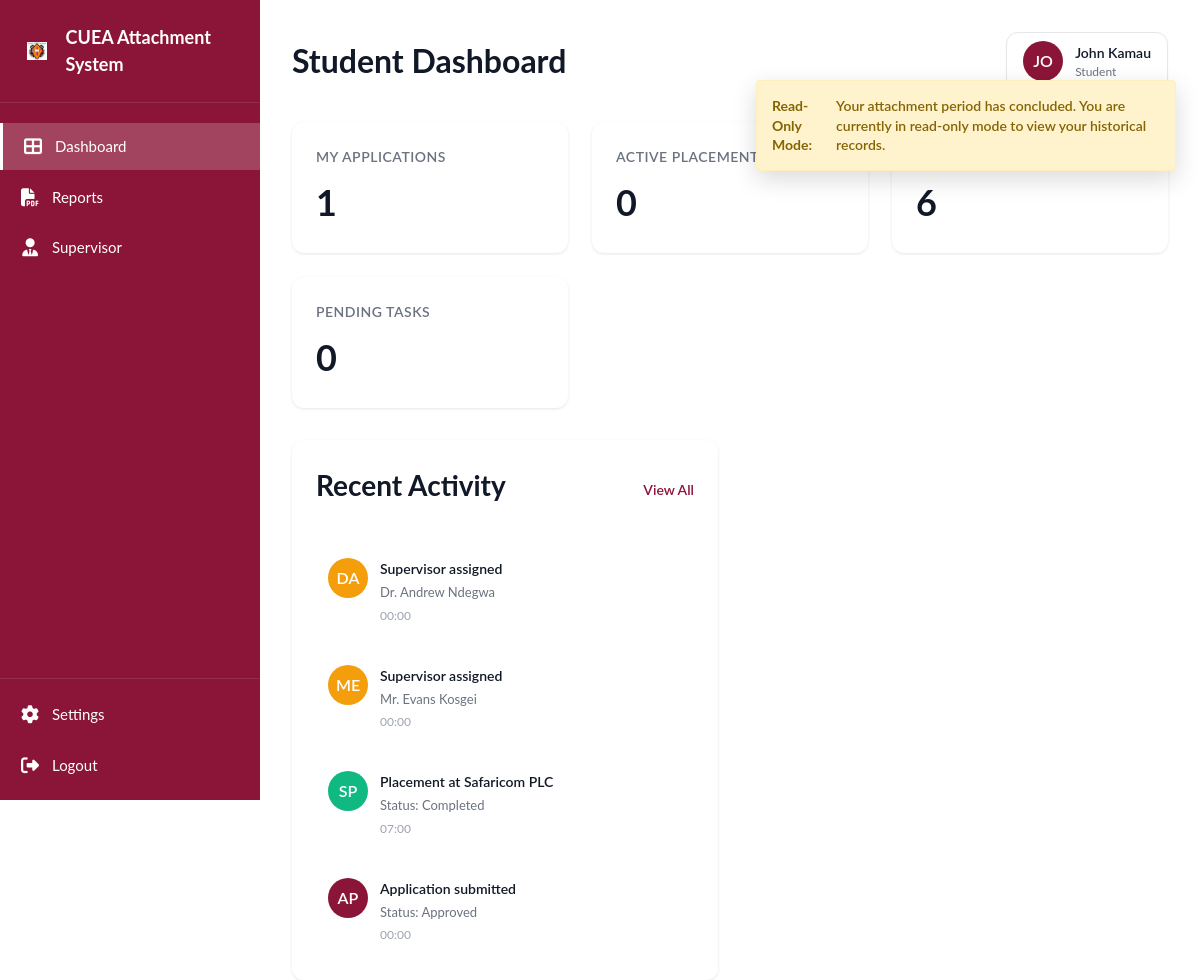
The page /student/dashboard (signed in) on the database its author committed.
### tables this page shows
CREATE TABLE `lecturer` (
  `LecturerID` int(11) NOT NULL,
  `UserID` int(11) DEFAULT NULL,
  `StaffNumber` varchar(30) DEFAULT NULL,
  `Name` varchar(100) DEFAULT NULL,
  `Department` varchar(100) DEFAULT NULL,
  `Faculty` varchar(100) DEFAULT NULL,
  `Role` varchar(100) DEFAULT NULL,
  `Email` varchar(100) DEFAULT NULL
);

CREATE TABLE `attachment` (
  `AttachmentID` int(11) NOT NULL,
  `StudentID` int(11) DEFAULT NULL,
  `HostOrgID` int(11) DEFAULT NULL,
  `StartDate` date DEFAULT NULL,
  `EndDate` date DEFAULT NULL,
  `ClearanceStatus` varchar(20) DEFAULT NULL,
  `AttachmentStatus` varchar(20) DEFAULT NULL,
  `AssessmentCode` varchar(50) DEFAULT NULL,
  `ClearedAt` timestamp NULL DEFAULT NULL
);

CREATE TABLE `hostorganization` (
  `HostOrgID` int(11) NOT NULL,
  `UserID` int(11) DEFAULT NULL,
  `OrganizationName` varchar(150) NOT NULL,
  `ContactPerson` varchar(100) DEFAULT NULL,
  `Email` varchar(100) DEFAULT NULL,
  `PhoneNumber` varchar(20) DEFAULT NULL,
  `PhysicalAddress` varchar(200) DEFAULT NULL
);

### app/Models/Student.php (called while the page is built, shortened)
<?php
class Student {
    private $conn;
    public function __construct() {
        $this->db = new Database();
        $this->conn = $this->db->connect();
    }
    public function getDashboardStats($studentId) {
        $stats = [];
        $stmt = $this->conn->prepare("SELECT COUNT(*) as count FROM attachmentapplication WHERE StudentID = ?");
        $stmt->bind_param("i", $studentId);
        $stmt->execute();
        $stats['myApplications'] = $stmt->get_result()->fetch_assoc()['count'] ?? 0;
        $stmt = $this->conn->prepare("SELECT COUNT(*) as count FROM attachment WHERE StudentID = ? AND AttachmentStatus = 'Active'");
        $stmt->bind_param("i", $studentId);
        $stmt->execute();
        $stats['activePlacement'] = $stmt->get_result()->fetch_assoc()['count'] ?? 0;
        $result = $this->conn->query("SELECT COUNT(*) as count FROM attachmentopportunity WHERE Status = 'Active' AND ApplicationEndDate >= CURDATE() AND ApplicationStartDate <= CURDATE()");
        $stats['availableOpportunities'] = $result->fetch_assoc()['count'] ?? 0;
        $stmt = $this->conn->prepare("SELECT
            (SELECT COUNT(*) FROM logbook lb JOIN attachment a ON lb.AttachmentID = a.AttachmentID WHERE a.StudentID = ? AND lb.Status = 'Pending') +
            (SELECT COUNT(*) FROM finalreport fr JOIN attachment a ON fr.AttachmentID = a.AttachmentID WHERE a.StudentID = ? AND fr.Status = 'Pending') as count");
        $stmt->bind_param("ii", $studentId, $studentId);
        $stmt->execute();
        $stats['pendingTasks'] = $stmt->get_result()->fetch_assoc()['count'] ?? 0;
        return $stats;
    }
    public function getRecentActivities($studentId) {
        $activities = [];
        $stmt = $this->conn->prepare("SELECT ApplicationDate, ApplicationStatus FROM attachmentapplication WHERE StudentID = ? ORDER BY ApplicationDate DESC LIMIT 3");
        $stmt->bind_param("i", $studentId);
        $stmt->execute();
        $result = $stmt->get_result();
        while ($row = $result->fetch_assoc()) {
            $activities[] = [
                'avatar' => \App\Core\Helpers::getAvatar('Application', '#8B1538', '#fff', 'activity-avatar'),
                'title' => 'Application submitted',
                'description' => 'Status: ' . htmlspecialchars($row['ApplicationStatus'] ?? 'Pending'),
                'time' => $row['ApplicationDate']
            ];
        }
        $stmt = $this->conn->prepare(
            "SELECT ho.OrganizationName, a.StartDate, a.AttachmentStatus, a.ClearedAt FROM attachment a JOIN hostorganization ho ON a.HostOrgID = ho.HostOrgID WHERE a.StudentID = ? ORDER BY a.StartDate DESC LIMIT 3"
        );
        $stmt->bind_param("i", $studentId);
        $stmt->execute();
        $result = $stmt->get_result();
        while ($row = $result->fetch_assoc()) {
            $timestamp = $row['ClearedAt'] ?? $row['StartDate'];
            $activities[] = [
                'avatar' => \App\Core\Helpers::getAvatar($row['OrganizationName'], '#10b981', '#fff', 'activity-avatar'),
                'title' => 'Placement at ' . htmlspecialchars($row['OrganizationName']),
                'description' => 'Status: ' . htmlspecialchars($row['AttachmentStatus'] ?? ''),
                'time' => $timestamp
            ];
        }
        $stmt = $this->conn->prepare("SELECT l.Name as LecturerName, a.StartDate FROM supervision su JOIN attachment a ON su.AttachmentID = a.AttachmentID JOIN lecturer l ON su.LecturerID = l.LecturerID WHERE a.StudentID = ? ORDER BY a.StartDate DESC LIMIT 3");
        $stmt->bind_param("i", $studentId);
        $stmt->execute();
        $result = $stmt->get_result();
        while ($row = $result->fetch_assoc()) {
            $activities[] = [
                'avatar' => \App\Core\Helpers::getAvatar($row['LecturerName'], '#f59e0b', '#fff', 'activity-avatar'),
                'title' => 'Supervisor assigned',
                'description' => htmlspecialchars($row['LecturerName'] ?? ''),
                'time' => $row['StartDate']
            ];
        }
        usort($activities, function($a, $b) {
            return strtotime($b['time']) - strtotime($a['time']);
        });
        return array_slice($activities, 0, 4);
    }
}

### app/Controllers/StudentController.php (called while the page is built, shortened)
<?php
class StudentController extends Controller {
    public function dashboard() {
        $studentId = $_SESSION['student_id'];
        $studentModel = $this->model('Student');
        $data = [
            'stats' => $studentModel->getDashboardStats($studentId),
            'activities' => $studentModel->getRecentActivities($studentId),
            'title' => 'Student Dashboard',
            'page' => 'dashboard',
            'page_css' => 'student-dashboard.css'
        ];
        $this->view('student/dashboard', $data);
    }
}

### public/index.php (called while the page is built, shortened)
<?php
spl_autoload_register(function ($className) {
    $prefix = 'App\\';
    $baseDir = __DIR__ . '/../app/';
    $len = strlen($prefix);
    $relativeClass = substr($className, $len);
    $file = $baseDir . str_replace('\\', '/', $relativeClass) . '.php';
});
$router = new \App\Core\Router();
$router->dispatch();

### app/Config/Database.php (called while the page is built, shortened)
<?php
class Database {
    private $host = 'localhost';
    private $user = 'root';
    private $pass = '';
    private $name = 'attachmentmanagementsystem';
    public function connect() {
        $this->conn = null;
        try {
            $this->conn = new \mysqli($this->host, $this->user, $this->pass, $this->name);
        } catch(\Exception $e) {
            echo "Connection Error: " . $e->getMessage();
        }
        return $this->conn;
    }
}

### app/Views/student/dashboard.php (the view, shortened to what this page needs)
<?php if (isset($_SESSION['status']) && $_SESSION['status'] === 'Inactive'): ?>
<div class="alert alert-warning" style="background-color: #fff3cd; color: #856404; padding: 15px; margin-bottom: 20px; border-radius: 4px; border: 1px solid #ffeeba;">
    <strong>Read-Only Mode:</strong> Your attachment period has concluded. You are currently in read-only mode to view your historical records.
</div>
<?php endif; ?>
<div class="summary-cards">
    <div class="summary-card">
        <div class="card-content">
            <h3>My Applications</h3>
            <p class="card-number"><?php echo $stats['myApplications']; ?></p>
        </div>
    </div>
    <div class="summary-card">
        <div class="card-content">
            <h3>Active Placement</h3>
            <p class="card-number"><?php echo $stats['activePlacement']; ?></p>
        </div>
    </div>
    <div class="summary-card">
        <div class="card-content">
            <h3>Available Opportunities</h3>
            <p class="card-number"><?php echo $stats['availableOpportunities']; ?></p>
        </div>
    </div>
    <div class="summary-card">
        <div class="card-content">
            <h3>Pending Tasks</h3>
            <p class="card-number"><?php echo $stats['pendingTasks']; ?></p>
        </div>
    </div>
</div>
<div class="content-grid">
    <div class="activity-section">
        <div class="section-header">
            <h2>Recent Activity</h2>
            <a href="<?= Helpers::baseUrl('/student/applications') ?>" class="view-all-link">View All</a>
        </div>
        <div class="activity-list" id="activityList">
            <?php if (empty($activities)): ?>
                <div class="activity-item">
                    <?= \App\Core\Helpers::getAvatar('Welcome', '#8B1538', '#fff', 'activity-avatar'); ?>
                    <div class="activity-content">
                        <div class="activity-title">Welcome to your dashboard</div>
                        <div class="activity-description">Start by browsing available opportunities</div>
                        <div class="activity-time">Just now</div>
                    </div>
                </div>
            <?php else: ?>
                <?php foreach ($activities as $activity): ?>
                    <div class="activity-item">
                        <?php echo $activity['avatar']; ?>
                        <div class="activity-content">
                            <div class="activity-title"><?php echo $activity['title']; ?></div>
                            <div class="activity-description"><?php echo $activity['description']; ?></div>
                            <div class="activity-time"><?php echo date('H:i', strtotime($activity['time'])); ?></div>
                        </div>
                    </div>
                <?php endforeach; ?>
            <?php endif; ?>
        </div>
    </div>
</div>

### app/Core/Helpers.php (shortened to what this page needs)
<?php
class Helpers {
    public static function baseUrl($path = '') {
        $scriptName = str_replace('\\', '/', $_SERVER['SCRIPT_NAME']);
        $dir = preg_replace('#/public/index\\.php$#i', '', $scriptName);
        $dir = preg_replace('#/index\\.php$#i', '', $dir);
        $dir = rtrim($dir, '/');
        while (strpos($path, '../') === 0) {
            $path = substr($path, 3);
        }
        if ($path !== '' && $path[0] !== '/' && $path[0] !== '#') {
            $path = '/' . $path;
        }
        return $dir . $path;
    }
    public static function getAvatar($name, $bgColor = '#8B1538', $color = '#ffffff', $cssClass = 'activity-avatar', $extraStyle = '') {
        $words = explode(' ', trim($name));
        $initials = '';
        if (count($words) >= 2) {
            $initials = strtoupper(substr($words[0], 0, 1) . substr($words[1], 0, 1));
        } else {
            $initials = strtoupper(substr(trim($name), 0, 2));
        }
        return sprintf(
            '<div class="default-avatar %s" style="background-color: %s; color: %s; display: flex; align-items: center; justify-content: center; border-radius: 50%%; font-weight: 600; %s">%s</div>',
            htmlspecialchars($cssClass),
            htmlspecialchars($bgColor),
            htmlspecialchars($color),
            htmlspecialchars($extraStyle),
            htmlspecialchars($initials)
        );
    }
}

### rows shown on the page
lecturer: Name "DA", title "Supervisor assigned", Name "Dr. Andrew Ndegwa", attachment.StartDate "00:00"
lecturer: Name "ME", title "Supervisor assigned", Name "Mr. Evans Kosgei", attachment.StartDate "00:00"
attachment: HostOrgID.OrganizationName "SP"

### other values the page prints
$title "Student Dashboard"
$initials "JO"
$displayName "John Kamau"
$displayRole "Student"
$stats['myApplications'] "1"
$stats['activePlacement'] "0"
$stats['availableOpportunities'] "6"
$stats['pendingTasks'] "0"
$activity['title'] "Placement at Safaricom PLC"
$activity['description'] "Status: Completed"
date('H:i', strtotime($activity['time'])) "07:00"
$activity['title'] "Application submitted"
$activity['description'] "Status: Approved"
date('H:i', strtotime($activity['time'])) "00:00"
